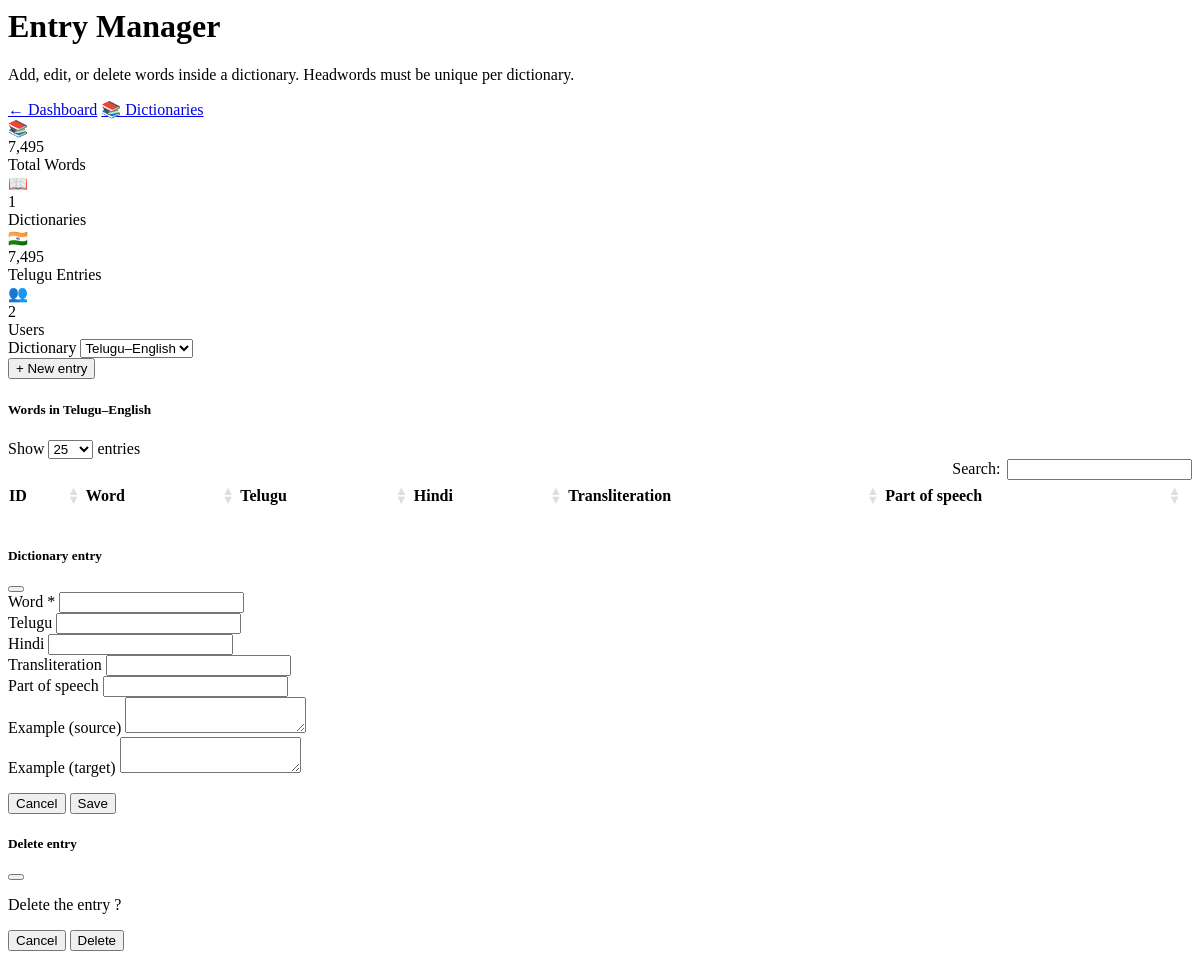
Before: /pages/admin_entries.php (signed in) with the older database file.
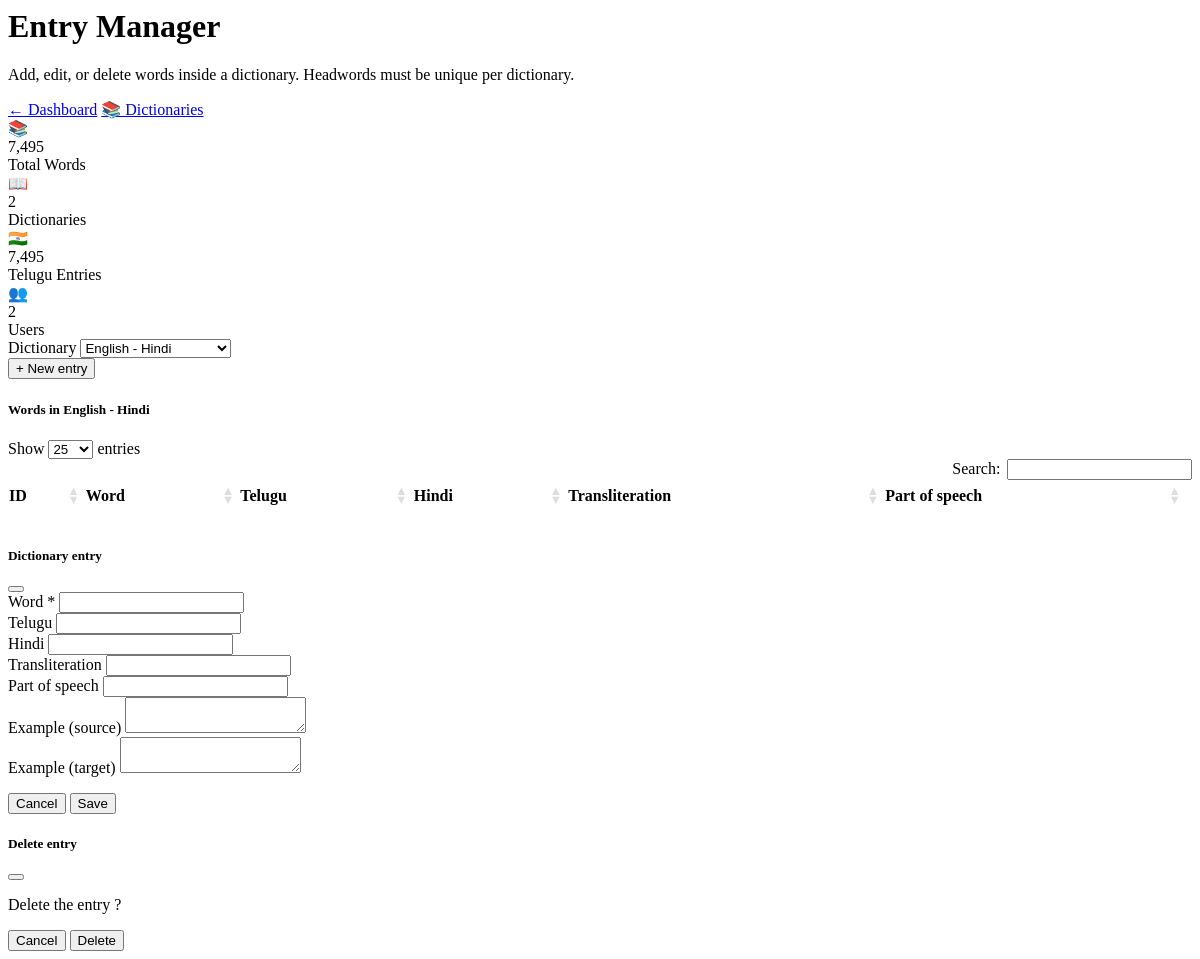
After: the same page with the newer database file.
### tables this page shows
CREATE TABLE `dictionaries` (
  `id` int(10) UNSIGNED NOT NULL,
  `name` varchar(255) NOT NULL,
  `description` text DEFAULT NULL,
  `source_lang` varchar(50) NOT NULL DEFAULT 'Telugu',
  `target_lang` varchar(50) NOT NULL DEFAULT 'English',
  `created_by` int(10) UNSIGNED DEFAULT NULL,
  `created_at` timestamp NOT NULL DEFAULT current_timestamp()
);

### includes/admin_stats_data.php (called while the page is built, shortened)
<?php
$r = $db->query("SELECT COUNT(*) AS total FROM dictionaries");
if ($r) {
    $total_dicts = (int) $r->fetch_assoc()['total'];
}

### pages/admin_entries.php (the view, shortened to what the changed rows need)
<?php
require_once __DIR__ . '/../includes/db.php';
require_once __DIR__ . '/../includes/admin_stats_data.php';
$dictionary_id = isset($_GET['dictionary_id']) ? (int) $_GET['dictionary_id'] : 0;
$dict_list = [];
$r = $db->query('SELECT id, name FROM dictionaries ORDER BY name ASC');
if ($r) {
    while ($row = $r->fetch_assoc()) {
        $dict_list[] = $row;
    }
}
if ($dictionary_id < 1 && count($dict_list) > 0) {
    $dictionary_id = (int) $dict_list[0]['id'];
}
$current_dict_name = '';
foreach ($dict_list as $d) {
    if ((int) $d['id'] === $dictionary_id) {
        $current_dict_name = $d['name'];
        break;
    }
}
?>
<link rel="stylesheet" href="https://cdn.datatables.net/1.13.7/css/dataTables.bootstrap5.min.css">
<div class="admin-wrap">
  <div class="container-fluid px-4 py-4">
    <div class="admin-page-header">
      <div>
        <h1 class="admin-title">Entry Manager</h1>
      </div>
    </div>
    <?php require __DIR__ . '/../includes/admin_stats_cards.php'; ?>
    <?php if (count($dict_list) === 0): ?>
      <div class="alert alert-warning">No dictionaries yet. <a href="index.php?page=admin_dictionaries">Create a dictionary</a> first.</div>
    <?php else: ?>
    <div class="admin-card mb-3">
      <div class="admin-card-body py-3">
        <form method="get" action="index.php" class="row g-2 align-items-end">
          <div class="col-md-6 col-lg-4">
            <label class="form-label mb-0" for="dictionary_id_select">Dictionary</label>
            <select class="form-select" id="dictionary_id_select" name="dictionary_id" onchange="this.form.submit()">
              <?php foreach ($dict_list as $d): ?>
                <option value="<?php echo (int) $d['id']; ?>" <?php echo (int) $d['id'] === $dictionary_id ? 'selected' : ''; ?>>
                  <?php echo htmlspecialchars($d['name']); ?>
                </option>
              <?php endforeach; ?>
            </select>
          </div>
          <div class="col-auto">
            <button type="button" class="btn btn-primary" data-bs-toggle="modal" data-bs-target="#entryModal" id="btnNewEntry">+ New entry</button>
          </div>
        </form>
      </div>
    </div>
    <div class="admin-card">
      <div class="admin-card-header">
        <h5 class="mb-0">Words in <strong><?php echo htmlspecialchars($current_dict_name ?: '—'); ?></strong></h5>
      </div>
      <div class="admin-card-body">
        <table id="entryTable" class="table table-hover table-sm" style="width:100%">
          <thead>
            <tr>
              <th>ID</th>
              <th>Word</th>
              <th>Telugu</th>
              <th>Hindi</th>
              <th>Transliteration</th>
              <th>Part of speech</th>
              <th></th>
            </tr>
          </thead>
        </table>
      </div>
    </div>
    <?php endif; ?>
  </div>
</div>

### includes/admin_stats_cards.php (shortened to what the changed rows need)
<div class="row g-3 mb-4 admin-stats-cards" id="admin-stats-cards">
  <div class="col-6 col-md-3">
    <div class="admin-stat-card">
      <div class="admin-stat-icon">📖</div>
      <div class="admin-stat-num" id="stat-total-dicts"><?php echo number_format($total_dicts); ?></div>
      <div class="admin-stat-label">Dictionaries</div>
    </div>
  </div>
</div>

Changed rows visible on the page:
no longer on this page (row edited): dictionaries: name "Telugu–English"
added dictionaries: name "English - Hindi"
Other visible differences:
$total_dicts: "1" → "2"
form field dictionary_id: "Telugu–English" → "English - Hindi"
